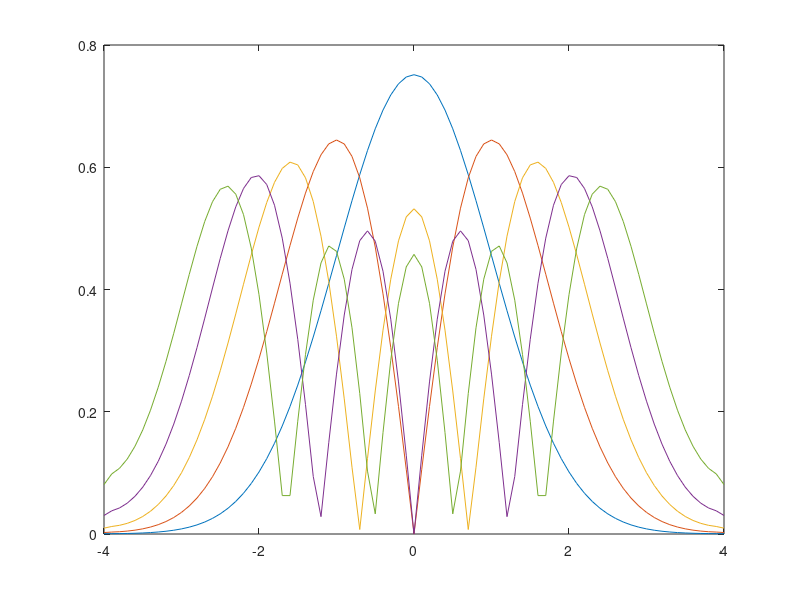

The MATLAB script that drew this image:
%Homework 2 Problem 2
clc; clear variables; close all;
%Setting parameters like delta_x, K and L
x = [-4:0.1:4];
delta_x = 0.1;
K = 1;
%Creating a matrix of 81 rows 81 colums
A = zeros(79,79);

%Creating first and last row
A(1,1) = 2/3 + (delta_x^2)*K*(x(2)^2);
A(1,2) = -2/3;
A(79,78) = -2/3;
A(79,79) = 2/3 + (delta_x^2)*K*(x(80)^2);

%Loop for all the central difference functions
for i = 2:78
    A(i,i-1) = -1;
    A(i,i) = 2+((delta_x^2)*K*(x(i+1)^2));
    A(i,i+1) = -1;
end

%Solve for eigen values and eigen vectors
[y, epsilon] = eig(A);

%Since we solved the equation Ax = (dx^2*epsilon) we have to divide by dx^2
epsilon = epsilon/(delta_x^2);

%Getting a vector of eigen values
eig_values = epsilon(epsilon>0);

%Sorting the eigen values
eig_values_sort = sort(epsilon(epsilon>0));
lowest5_eig = eig_values_sort(1:5);

for i = 1:5
    index_of_lowest_eig_values = (epsilon == lowest5_eig(i));
    [row, col(i)] = find(index_of_lowest_eig_values);
end
lowest_eig_vectors = y(:,col);
y0 = zeros(1,5);
for i = 1:5
    y0(i) = (4*lowest_eig_vectors(1,i) - lowest_eig_vectors(2,i))/(3+2*delta_x*sqrt(K*16-lowest5_eig(i)));
    yn(i) = (-4*lowest_eig_vectors(79,i) + lowest_eig_vectors(78,i))/(3+2*delta_x*sqrt(K*16-lowest5_eig(i)));
end
full_eigen_vectors = [y0; lowest_eig_vectors; yn];
for i = 1:5
    norm(i) = trapz(x, full_eigen_vectors(:,i).^2);
    final_out(:,i) = abs(full_eigen_vectors(:,i)/sqrt(norm(i)));
    figure(2),plot(x,final_out(:,i)); hold on;
end



A7 = final_out(:,1);

A8 = final_out(:,2);

A9 = final_out(:,3);

A10 = final_out(:,4);

A11 = final_out(:,5);

A12 = lowest5_eig;
